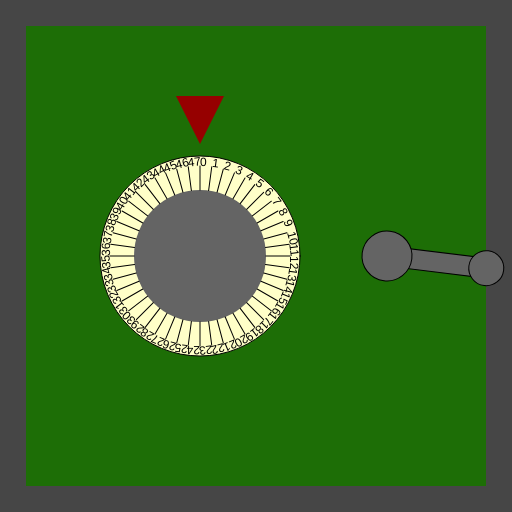
Frame 1 (no input)
Frame 60 (no input): identical to frame 1, image omitted
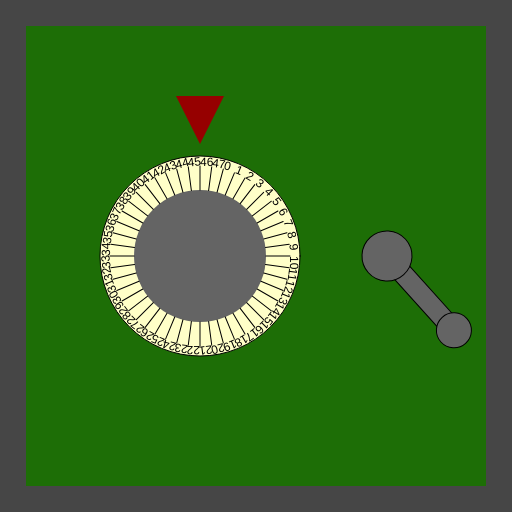
Frame 120 (the mouse pressed at the canvas centre since frame 60)

The p5.js sketch that drew these frames (run headless with seeded random() and noise() and a simulated clock; from frame 60 on, the mouse is pressed at the canvas centre):

// p5.js sketch
// ── sketch.js
/*

Officer: 3185280
CaseNum: 303-0-35844929-3185280

Case 303 - The Case of the Crooked Attorney
Stage 1 - Torvalds' Office

District Attorney Torvalds is well respected in Console City as an upstanding citizen and
enforcer of the law. Of course he’s as crooked as they come. I’ve had enough of having our
hard work at Sleuth and Co undermined by his bribes and back-payments. Let’s take take this
sucker down. I happen to know that Torvalds keeps his incriminating documents spread amongst
several safes in town. I’ll need you to bend the rules a little by breaking into them and
retrieving the incriminating evidence.

The first safe is in Torvald’s office. Crack it by doing the following:

	When any key is released:
	- Make secret_storage_combination0 equal to 5

	When any key is pressed:
	- Make secret_storage_combination0 equal to 3

	When the mouse button is pressed: done
	- Make secret_storage_combination0 equal to 46

	Whilst the mouse is being dragged: done
	- Make secret_storage_combination0 equal to 19

	When the mouse button is released: done
	- Make secret_storage_combination1 equal to 80

	When the mouse button is pressed: done
	- Make secret_storage_combination1 equal to 42

	Whilst the mouse is moving: done
	- Make secret_storage_combination1 equal to 83

	Whilst the mouse is being dragged: done
	- Make secret_storage_combination1 equal to 9



There are many possible ways of investigating this case, but you
should use ONLY the following commands:

	- The assignment operator aka. the equals sign !

*/

//declare the variables

var secret_storage_combination0;
var secret_storage_combination1;


function preload()
{
	//IMAGES WILL BE LOADED HERE

}

function setup()
{
	createCanvas(512,512);

	//initialise the variables
	secret_storage_combination0 = 0;
	secret_storage_combination1 = 0;

}

///////////////////EVENT HANDLERS///////////////////

//Add your code to these events to open the safe ...

function mouseMoved()
{
	console.log("mouseMoved", mouseX, mouseY);
    secret_storage_combination1 = 83;
}

function mouseDragged()
{
	console.log("mouseDragged", mouseX, mouseY);
    secret_storage_combination0 = 19;
    secret_storage_combination1 = 9;
}

function mousePressed()
{
	console.log("mousePressed");
    secret_storage_combination0 = 46;
    secret_storage_combination1 = 42;
}

function mouseReleased()
{
	console.log("mouseReleased");
    secret_storage_combination1 = 80;
}

function keyPressed()
{
	console.log("keyPressed", key);
    secret_storage_combination0 = 3;
}

function keyReleased()
{
	console.log("keyReleased", key);
    secret_storage_combination0 = 5;
}

///////////////DO NOT CHANGE CODE BELOW THIS POINT///////////////////

function draw()
{


	//Draw the safe door
	background(70);
	noStroke();
	fill(29,110,6);
	rect(26,26,width-52,width-52);

	//Draw the combination dial
	push();
	translate(200,height/2);
	drawDial(200, secret_storage_combination0, 48);
	pop();

	//Draw the lever
	push();
	translate(width - 125,256);
	drawLever(secret_storage_combination1);
	pop();

}

function drawDial(diameter,num,maxNum)
{
	//the combination lock

	var r = diameter * 0.5;
	var p = r * 0.6;

	stroke(0);
	fill(255,255,200);
	ellipse(0,0,diameter,diameter);
	fill(100);
	noStroke();
	ellipse(0,0,diameter*0.66,diameter*0.66);
	fill(150,0,0);
	triangle(
		-p * 0.4,-r-p,
		p * 0.4,-r-p,
		0,-r-p/5
	);

	noStroke();

	push();
	var inc = 360/maxNum;

	rotate(radians(-num * inc));
	for(var i = 0; i < maxNum; i++)
	{
		push();
		rotate(radians(i * inc));
		stroke(0);
		line(0,-r*0.66,0,-(r-10));
		noStroke();
		fill(0);
		text(i,0,-(r-10));
		pop();
	}

	pop();
}

function drawLever(rot)
{
	push();
	rotate(radians(-rot))
	stroke(0);
	fill(100);
	rect(-10,0,20,100);
	ellipse(0,0,50,50);
	ellipse(0,100,35,35);
	pop();
}
